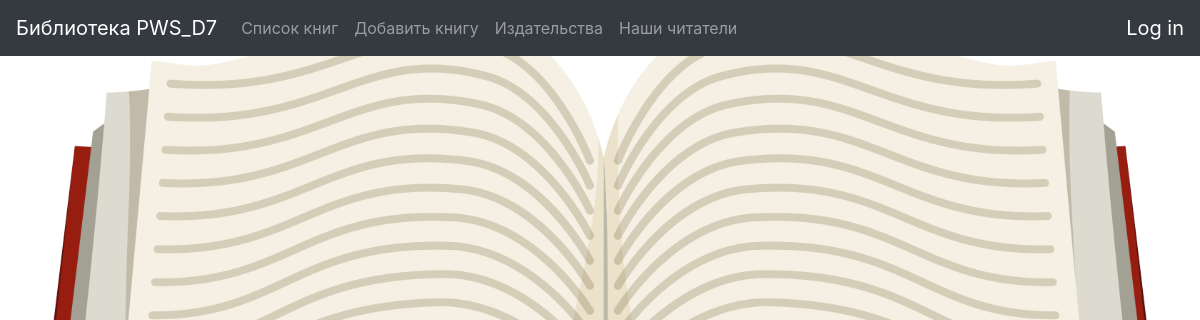
Page /publishers/ on the earlier database version.
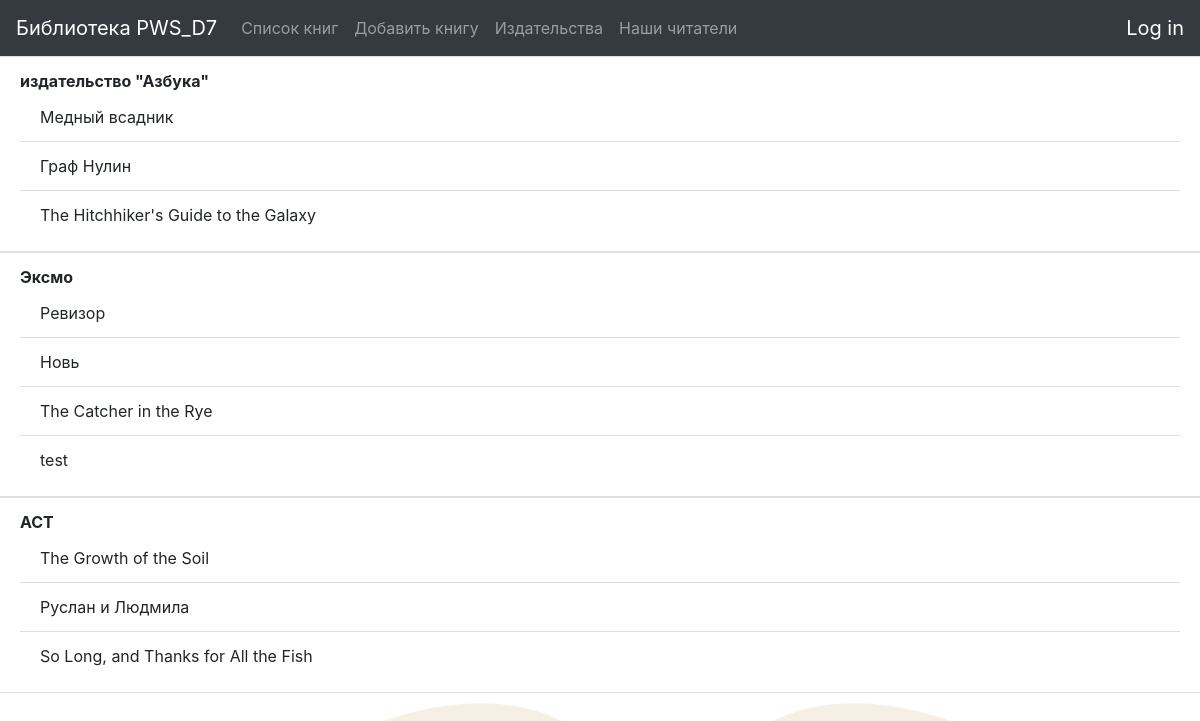
Same page on the later database version.
### p_library/models.py (models this page shows, shortened)
class Publisher(models.Model):
    pub_name = models.TextField()

class Book(models.Model):
    ISBN = models.CharField(max_length=13)
    title = models.TextField()
    cover = models.ImageField(upload_to='images', height_field='cover_height', width_field='cover_width', max_length=100)
    cover_height = models.PositiveIntegerField()
    cover_width = models.PositiveIntegerField()
    description = models.TextField()
    year_release = models.SmallIntegerField()
    author = models.ForeignKey(Author, on_delete=models.CASCADE)
    publisher = models.ForeignKey(Publisher, null=True, on_delete=models.SET_NULL)
    price = models.DecimalField(max_digits=6, decimal_places=2)
    copy_count = models.PositiveSmallIntegerField(default=1)
    reader = models.ForeignKey(
        'Reader', on_delete=models.SET_NULL,
        null=True, blank=True,
        default='',
        related_name='get_book')

### p_library/views.py (the view)
# urls.py: path('publishers/', pub_list),
def pub_list(request):
    template = loader.get_template('publishers.html')
    publishers = Publisher.objects.all()
    books = Book.objects.all()
    user = request.user
    pub_data = {
        "publishers": publishers,
        "books": books,
        "user": user,
    }
    return HttpResponse(template.render(pub_data))

### p_library/templates/publishers.html (shortened to what this page needs)
{% extends "base.html" %}
{% block content %}
{% for pub in publishers %}
<ul class="list-group list-group-flush font-weight-bold">
    <li class="list-group-item"> {{ pub.pub_name }}
        <ul class="list-group list-group-flush font-weight-normal">
        {% for book in pub.book_set.all %}
            <li class="list-group-item"> {{ book.title }}</li>
        {% endfor %}
        </ul>
    </li>
</ul>
{% endfor %}
{% endblock %}

Differences in the rows shown:
added Publisher: pub_name "издательство \"Азбука\""
added Book: title "Медный всадник", shown under "издательство \"Азбука\""
added Book: title "Граф Нулин", shown under "издательство \"Азбука\""
added Book: title "The Hitchhiker's Guide to the Galaxy", shown under "издательство \"Азбука\""
added Publisher: pub_name "Эксмо"
added Book: title "Ревизор", shown under "Эксмо"
added Book: title "Новь", shown under "Эксмо"
added Book: title "The Catcher in the Rye", shown under "Эксмо"
added Book: title "test", shown under "Эксмо"
added Publisher: pub_name "АСТ"
added Book: title "The Growth of the Soil", shown under "АСТ"
added Book: title "Руслан и Людмила", shown under "АСТ"
added Book: title "So Long, and Thanks for All the Fish", shown under "АСТ"
